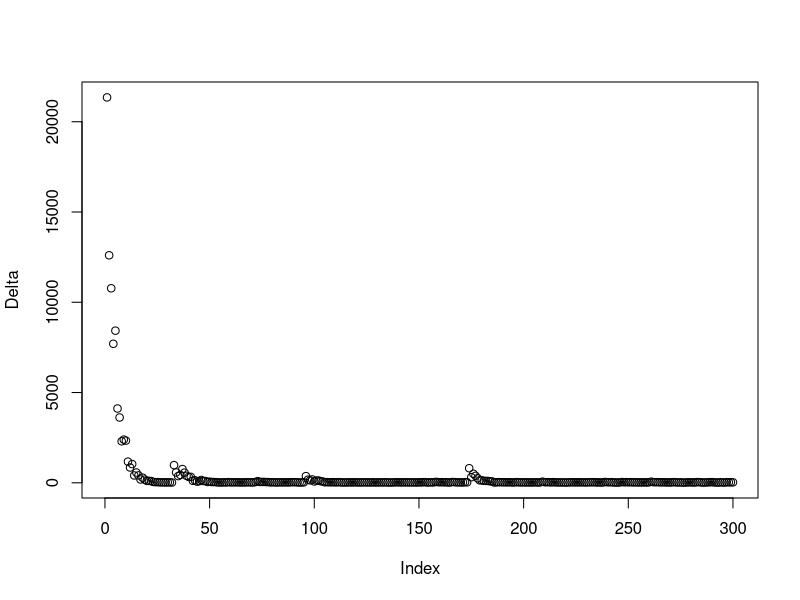

Write R code to recreate this figure.
model_function = function(x, beta){
  n = length(x)
  p = length(beta)
  
  h = rep(0, n)
  for (i in 1:n){
    for (j in 1:p){
      h[i] = h[i] + cos(j*beta[j]*x[i])
    }
  }
  
  return(h)
}


jacobian = function(x, beta){
  n = length(x)
  p = length(beta)
  
  J = matrix(nrow = n, ncol = p)
  for (i in 1:n){
    for (j in 1:p){
      J[i, j] = -i*x[i]*sin(i*beta[j]*x[i])
    }
  }
  
  return(J)
}



n = 20 # number of samples
p = 30 # number of variables


e = rnorm(n, mean = 0, sd = 0.01) # noise
x = rnorm(n, mean = 0, sd = 1) # samples
beta_true = rnorm(p, mean = 0, sd = 0.5) # covariates
z = model_function(x, beta_true) + e # observations


beta = beta_true+rnorm(p, mean = 0, sd = 0.1)
lambda = 0.000000002
max_iter = 300
Delta = c()



for (i in 1:max_iter){
  beta_old = beta
  
  J = jacobian(x, beta)
  y = z - model_function(x, beta) + J %*% beta
  beta = solve(t(J) %*% J + lambda * diag(1, nrow = p)) %*% t(J) %*% y
  
  Delta[i] = norm(x = beta - beta_old, type = "2")
}

plot(Delta)